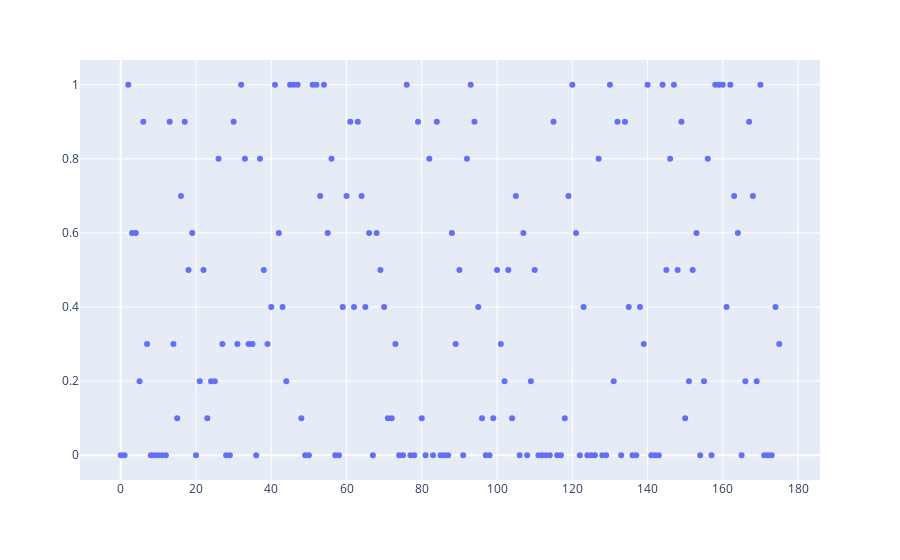

The code cell stored with this chart in its notebook:
### Code cell
scatter(np.arange(len(accuracies_positive)), list(accuracies_positive.values()), hover_name=labels) # add hover

### Figure 1 — Plotly figure (JSON) as saved in the notebook; plotly's stock layout.template omitted (floating-point values rounded to 4 significant figures; data arrays with more than 128 entries replaced by an {"elided": "..."} marker saying what was removed)
{"data": [{"hovertemplate": "<b>%{hovertext}</b><br><br>=%{y}<extra></extra>", "hovertext": {"elided": "176 str values"}, "legendgroup": "", "marker": {"color": "#636efa", "symbol": "circle"}, "mode": "markers", "name": "", "orientation": "v", "showlegend": false, "type": "scatter", "x": {"elided": "176 int values"}, "xaxis": "x", "y": {"elided": "176 float values"}, "yaxis": "y"}], "layout": {"legend": {"tracegroupgap": 0}, "margin": {"t": 60}, "xaxis": {"anchor": "y", "domain": [0, 1], "title": {"text": ""}}, "yaxis": {"anchor": "x", "domain": [0, 1], "title": {"text": ""}}}}
